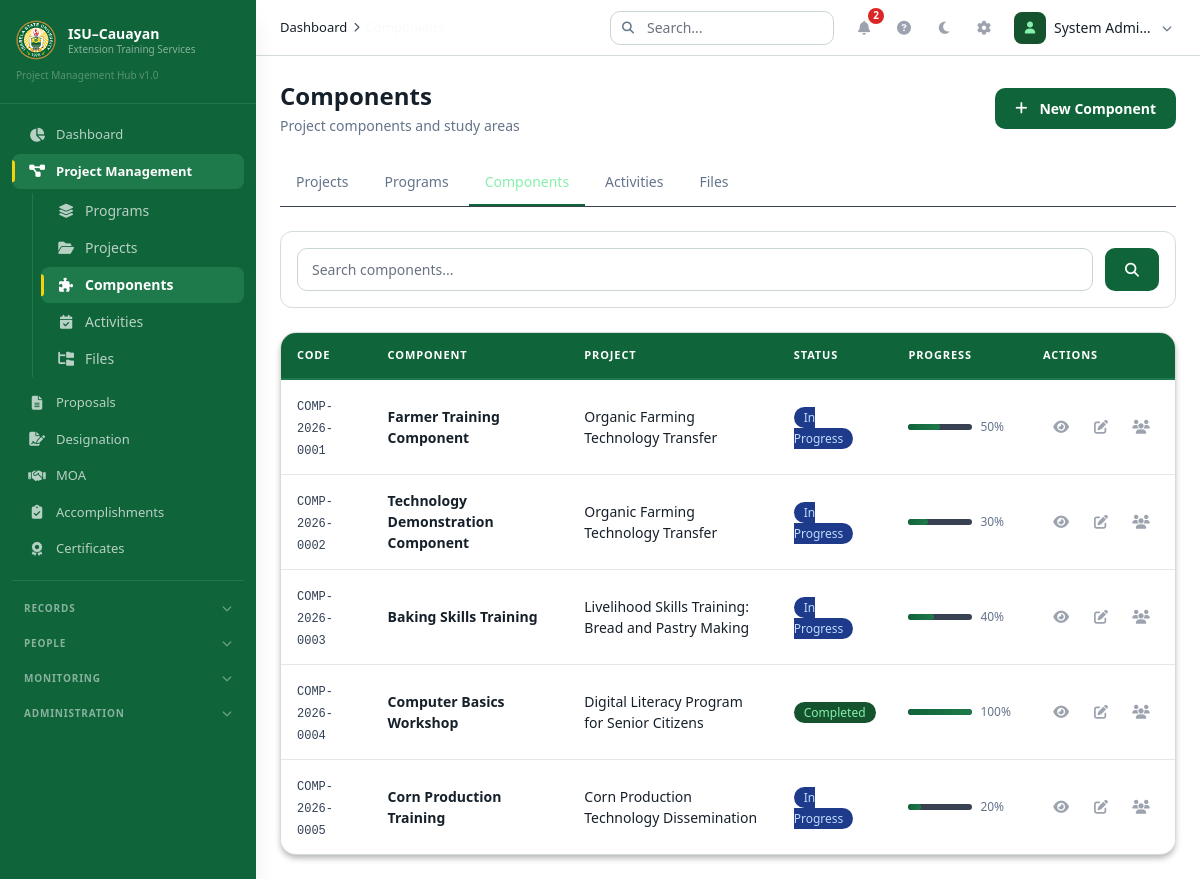
/index.php?module=components (signed in), run on the app's committed database.
### tables this page shows
CREATE TABLE `components` (
  `id` int(11) NOT NULL,
  `component_code` varchar(30) NOT NULL,
  `project_id` int(11) NOT NULL,
  `title` varchar(255) NOT NULL,
  `description` text DEFAULT NULL,
  `start_date` date DEFAULT NULL,
  `end_date` date DEFAULT NULL,
  `status` enum('planned','in_progress','completed','cancelled') NOT NULL DEFAULT 'planned',
  `expected_outputs` text DEFAULT NULL,
  `completion_percentage` int(3) NOT NULL DEFAULT 0,
  `created_by` int(11) NOT NULL,
  `created_at` datetime NOT NULL DEFAULT current_timestamp(),
  `updated_at` datetime NOT NULL DEFAULT current_timestamp() ON UPDATE current_timestamp(),
  `deleted_at` datetime DEFAULT NULL
);

CREATE TABLE `projects` (
  `id` int(11) NOT NULL,
  `project_code` varchar(30) NOT NULL,
  `program_id` int(11) DEFAULT NULL,
  `title` varchar(255) NOT NULL,
  `description` text DEFAULT NULL,
  `start_date` date DEFAULT NULL,
  `end_date` date DEFAULT NULL,
  `budget` decimal(15,2) NOT NULL DEFAULT 0.00,
  `funding_source_id` int(11) DEFAULT NULL,
  `partner_agency_id` int(11) DEFAULT NULL,
  `beneficiary_group_id` int(11) DEFAULT NULL,
  `location` varchar(255) DEFAULT NULL,
  `objectives` text DEFAULT NULL,
  `expected_outputs` text DEFAULT NULL,
  `status` enum('draft','pending','approved','ongoing','completed','cancelled','archived') NOT NULL DEFAULT 'draft',
  `completion_percentage` int(3) NOT NULL DEFAULT 0,
  `created_by` int(11) NOT NULL,
  `created_at` datetime NOT NULL DEFAULT current_timestamp(),
  `updated_at` datetime NOT NULL DEFAULT current_timestamp() ON UPDATE current_timestamp(),
  `deleted_at` datetime DEFAULT NULL
);

### controllers/Controllers.php (called while the page is built, shortened)
<?php
require_once __DIR__ . '/../config/helpers.php';
require_once __DIR__ . '/../includes/Permissions.php';
require_once __DIR__ . '/../includes/AssignmentVisibility.php';
class ComponentController {
    public function index() {
        $page = max(1, intval($_GET['page'] ?? 1));
        $limit = ITEMS_PER_PAGE;
        $offset = ($page - 1) * $limit;
        $result = AssignmentVisibility::getVisibleComponents($_GET['search'] ?? '', $limit, $offset);
        $components = $result['data'];
        require_once __DIR__ . '/../layouts/header.php';
        require_once __DIR__ . '/../views/components/index.php';
        require_once __DIR__ . '/../layouts/footer.php';
    }
}

### includes/Permissions.php (called while the page is built, shortened)
<?php
class Permissions {
    public static function getRole() { return $_SESSION['role'] ?? ''; }
    public static function isAdmin() { return self::getRole() === 'admin'; }
    public static function canCreateComponent() { return self::isAdmin() || self::isFaculty(); }
    public static function canEditComponent($id) {
        if (self::isAdmin()) return true;
        return self::isFaculty() && self::canAccessComponent($id);
    }
    public static function canAssignMembers() {
        return self::isAdmin() || self::isFaculty();
    }
}

### includes/AssignmentVisibility.php (called while the page is built, shortened)
<?php
class AssignmentVisibility {
    private static function isFaculty() { return ($_SESSION['role'] ?? '') === 'faculty'; }
    public static function getVisibleComponents($search = '', $limit = 50, $offset = 0) {
        $facultyId = self::isFaculty() ? self::getFacultyId() : null;
        $where = " WHERE c.deleted_at IS NULL";
        $params = [];
        $countSql = "SELECT COUNT(*) as count FROM components c{$where}";
        $stmt = db()->prepare($countSql);
        $stmt->execute($params);
        $total = (int)$stmt->fetch()['count'];
        $sql = "SELECT c.*, p.title as project_title FROM components c LEFT JOIN projects p ON c.project_id = p.id{$where} ORDER BY c.created_at DESC LIMIT ? OFFSET ?";
        $params[] = $limit; $params[] = $offset;
        $stmt = db()->prepare($sql);
        $stmt->execute($params);
        return ['data' => $stmt->fetchAll(), 'total' => $total];
    }
}

### config/Database.php (called while the page is built, shortened)
<?php
class Database {
    private static $instance = null;
    private $conn;
    private function __construct() {
        try {
            $dsn = "mysql:host=" . DB_HOST . ";dbname=" . DB_NAME . ";charset=" . DB_CHARSET;
            $this->conn = new PDO($dsn, DB_USER, DB_PASS, [
                PDO::ATTR_ERRMODE => PDO::ERRMODE_EXCEPTION,
                PDO::ATTR_DEFAULT_FETCH_MODE => PDO::FETCH_ASSOC,
                PDO::ATTR_EMULATE_PREPARES => false,
            ]);
        } catch (PDOException $e) {
            die("Database connection failed: " . $e->getMessage());
        }
    }
    public static function getInstance() {
        if (self::$instance === null) self::$instance = new self();
        return self::$instance;
    }
    public function getConnection() { return $this->conn; }
}

### views/components/index.php (the view, shortened to what this page needs)
<div class="flex flex-col md:flex-row md:items-center justify-between gap-4 mb-6">
    <div><h1 class="text-2xl font-bold text-[#F9FAFB]">Components</h1><p class="text-[#9CA3AF] text-sm mt-1">Project components and study areas</p></div>
    <?php if (Permissions::canCreateComponent()): ?>
        <button onclick="openCreateComponent()" class="btn-primary"><i class="fas fa-plus mr-1"></i> New Component</button>
    <?php endif; ?>
</div>
<?php require __DIR__ . '/../projects/navigation.php'; ?>
<div class="filter-bar mb-6">
    <form method="GET" class="flex flex-col md:flex-row gap-3">
        <div class="flex-1"><input type="text" name="search" placeholder="Search components..." value="<?= e($_GET['search'] ?? '') ?>" class="filter-input"></div>
        <button type="submit" class="btn-primary"><i class="fas fa-search"></i></button>
    </form>
</div>
<div id="componentsTable">
    <div class="data-table-container">
        <?php if (empty($components)): ?>
            <div class="empty-state"><div class="empty-state-icon"><i class="fas fa-puzzle-piece"></i></div><h3 class="empty-state-title">No components found</h3><p class="empty-state-text">Components will appear when projects are created.</p></div>
        <?php else: ?>
            <div class="overflow-x-auto"><table class="data-table"><thead><tr><th>Code</th><th>Component</th><th>Project</th><th>Status</th><th>Progress</th><th>Actions</th></tr></thead><tbody>
                <?php foreach ($components as $i => $c): ?>
                    <tr class="animate-row" style="animation-delay:<?= $i * 0.05 ?>s">
                        <td data-label="Code"><span class="table-code"><?= e($c['component_code']) ?></span></td>
                        <td data-label="Component"><span class="table-title"><?= e($c['title']) ?></span></td>
                        <td data-label="Project"><span class="text-[#D1D5DB]"><?= e($c['project_title'] ?? '-') ?></span></td>
                        <td data-label="Status"><?= getStatusBadge($c['status']) ?></td>
                        <td data-label="Progress"><div class="flex items-center gap-2"><div class="progress-bar w-16"><div class="progress-fill" style="width:<?= $c['completion_percentage'] ?>%"></div></div><span class="text-xs text-[#9CA3AF]"><?= $c['completion_percentage'] ?>%</span></div></td>
                        <td data-label="Actions">
                            <div class="flex items-center justify-end gap-1">
                                <button onclick="viewComponent(<?= $c['id'] ?>, this)" class="action-btn" data-loading title="View"><i class="fas fa-eye text-sm"></i></button>
                                <?php if (Permissions::canEditComponent($c['id'])): ?>
                                    <button onclick="editComponent(<?= $c['id'] ?>, this)" class="action-btn" data-loading title="Edit"><i class="fas fa-edit text-sm"></i></button>
                                <?php endif; ?>
                                <?php if (Permissions::canAssignMembers()): ?>
                                    <button onclick="openAssignments('component', <?= $c['id'] ?>, '<?= e(addslashes($c['title'])) ?>')" class="action-btn" title="Assign"><i class="fas fa-users text-sm"></i></button>
                                <?php endif; ?>
                            </div>
                        </td>
                    </tr>
                <?php endforeach; ?>
            </tbody></table></div>
        <?php endif; ?>
    </div>
</div>

### config/helpers.php (shortened to what this page needs)
<?php
require_once __DIR__ . '/Database.php';
function db() { return Database::getInstance()->getConnection(); }
function e($str) { return htmlspecialchars($str ?? '', ENT_QUOTES, 'UTF-8'); }
function getStatusBadge($status) {
    $classes = [
        'draft' => 'bg-[#374151] text-[#E5E7EB]',
        'pending' => 'bg-[#78350F] text-[#FCD34D]',
        'submitted' => 'bg-[#1E3A8A] text-[#BFDBFE]',
        'under_review' => 'bg-[#1E3A8A] text-[#BFDBFE]',
        'active' => 'bg-[#14532D] text-[#86EFAC]',
        'ongoing' => 'bg-[#14532D] text-[#86EFAC]',
        'approved' => 'bg-[#14532D] text-[#86EFAC]',
        'completed' => 'bg-[#14532D] text-[#86EFAC]',
        'archived' => 'bg-[#374151] text-[#9CA3AF]',
        'returned' => 'bg-[#78350F] text-[#FCD34D]',
        'rejected' => 'bg-[#7F1D1D] text-[#FCA5A5]',
        'cancelled' => 'bg-[#7F1D1D] text-[#FCA5A5]',
        'expired' => 'bg-[#7F1D1D] text-[#FCA5A5]',
        'terminated' => 'bg-[#7F1D1D] text-[#FCA5A5]',
        'planned' => 'bg-[#374151] text-[#E5E7EB]',
        'in_progress' => 'bg-[#1E3A8A] text-[#BFDBFE]',
        'generated' => 'bg-[#1E3A8A] text-[#BFDBFE]',
        'printed' => 'bg-[#78350F] text-[#FCD34D]',
        'claimed' => 'bg-[#14532D] text-[#86EFAC]',
    ];
    $labels = ['under_review' => 'Under Review', 'in_progress' => 'In Progress'];
    $class = $classes[$status] ?? 'bg-[#374151] text-[#E5E7EB]';
    $label = $labels[$status] ?? ucfirst(str_replace('_', ' ', $status));
    return '<span class="px-2.5 py-0.5 rounded-full text-xs font-medium ' . $class . '">' . $label . '</span>';
}

### assets/css/app.css (style rules this page uses)
:root { --primary: #0F643A; --primary-hover: #1E7A4B; --primary-light: #14532D; --secondary: #F5D20C; --secondary-dark: #C4972C; --bg: #111827; --surface: #1F2937; --surface-alt: #243142; --border: #374151; --hover: #324152; --text: #F9FAFB; --text-secondary: #9CA3AF; --text-muted: #6B7280; --sidebar-bg: #0F643A; --sidebar-hover: #267C50; --sidebar-active: #1E7A4B; --success: #14532D; --success-text: #86EFAC; --warning: #78350F; --warning-text: #FCD34D; --danger: #7F1D1D; --danger-text: #FCA5A5; --info: #1E3A8A; --info-text: #BFDBFE; }
.animate-row { animation: fadeRow 0.3s ease-out; }
.data-table-container { background: #1F2937; border: 1px solid #374151; border-radius: 16px; overflow: hidden; box-shadow: 0 4px 6px -1px rgba(0,0,0,0.3); }
.data-table { width: 100%; border-collapse: separate; border-spacing: 0; }
.data-table thead th { background: #0F643A; color: #FFF; padding: 14px 16px; text-align: left; font-size: 11px; font-weight: 700; text-transform: uppercase; letter-spacing: 0.08em; border-bottom: 2px solid #1E7A4B; white-space: nowrap; position: sticky; top: 0; z-index: 10; }
.data-table tbody tr { transition: all 0.2s ease; }
.data-table tbody tr:nth-child(odd) { background: #1F2937; }
.data-table tbody tr:nth-child(even) { background: #243142; }
.data-table tbody td { padding: 14px 16px; font-size: 14px; color: #F9FAFB; border-bottom: 1px solid #2D3748; vertical-align: middle; }
.data-table tbody tr:last-child td { border-bottom: none; }
.table-title { color: #F9FAFB; font-weight: 600; font-size: 14px; }
.table-code { color: #86EFAC; font-family: 'SF Mono', 'Fira Code', monospace; font-size: 12px; font-weight: 500; }
.filter-bar { background: #1F2937; border: 1px solid #374151; border-radius: 12px; padding: 16px; }
.filter-input { background: #111827; border: 1px solid #374151; border-radius: 10px; color: #F9FAFB; padding: 10px 14px; font-size: 14px; transition: all 0.15s ease; width: 100%; }
.filter-input::placeholder { color: #6B7280; }
.btn-primary { background: #0F643A; color: #FFF; padding: 10px 20px; border-radius: 10px; font-weight: 600; font-size: 14px; transition: all 0.15s ease; border: none; cursor: pointer; display: inline-flex; align-items: center; gap: 8px; }
.action-btn { display: inline-flex; align-items: center; justify-content: center; width: 36px; height: 36px; border-radius: 10px; background: transparent; color: #9CA3AF; transition: all 0.15s ease; border: none; cursor: pointer; }
.progress-bar { height: 6px; background: #374151; border-radius: 3px; overflow: hidden; }
.progress-fill { height: 100%; background: linear-gradient(90deg, #0F643A, #1E7A4B); border-radius: 3px; transition: width 0.6s ease; }
[data-theme="light"] body { background:#f4f7f6!important;color:#16202a!important }
[data-theme="light"] .data-table-container,[data-theme="light"] .filter-bar,[data-theme="light"] .card,[data-theme="light"] .stat-card,[data-theme="light"] .sketch-board { background:#fff!important;border-color:#d5ddd9!important;color:#16202a }
[data-theme="light"] .data-table tbody tr:nth-child(odd),[data-theme="light"] .data-table tbody tr:nth-child(even) { background:#fff!important }
[data-theme="light"] .data-table tbody td,[data-theme="light"] .table-title { color:#16202a!important;border-color:#e2e8e5!important }
[data-theme="light"] .table-date,[data-theme="light"] .table-code { color:#334155!important }
[data-theme="light"] .filter-input,[data-theme="light"] .filter-select,[data-theme="light"] .form-input,[data-theme="light"] .form-select { background:#fff!important;color:#16202a!important;border-color:#cbd5d1!important }
[data-theme="light"] [class*="bg-[#111827]"],[data-theme="light"] [class*="bg-[#1F2937]"] { background:#fff!important }
[data-theme="light"] [class*="text-[#F9FAFB]"],[data-theme="light"] [class*="text-[#D1D5DB]"] { color:#16202a!important }
[data-theme="light"] [class*="text-[#9CA3AF]"],[data-theme="light"] [class*="text-[#6B7280]"] { color:#64748b!important }

### data on the page
components: component_code "COMP-2026-0001", title "Farmer Training Component", project.title "Organic Farming Technology Transfer", status "In Progress", completion_percentage "50"
components: component_code "COMP-2026-0002", title "Technology Demonstration Component", project.title "Organic Farming Technology Transfer", status "In Progress", completion_percentage "30"
components: component_code "COMP-2026-0003", title "Baking Skills Training", project.title "Livelihood Skills Training: Bread and Pastry Making", status "In Progress", completion_percentage "40"
components: component_code "COMP-2026-0004", title "Computer Basics Workshop", project.title "Digital Literacy Program for Senior Citizens", status "Completed", completion_percentage "100"
components: component_code "COMP-2026-0005", title "Corn Production Training", project.title "Corn Production Technology Dissemination", status "In Progress", completion_percentage "20"

### other printed values
$item['label'] "Dashboard"
$item['label'] "Project Management"
$child['label'] "Programs"
$child['label'] "Projects"
$child['label'] "Components"
$child['label'] "Activities"
$child['label'] "Files"
$item['label'] "Proposals"
$item['label'] "Designation"
$item['label'] "MOA"
$item['label'] "Accomplishments"
$item['label'] "Certificates"
$group['label'] "RECORDS"
$group['label'] "PEOPLE"
$group['label'] "MONITORING"
